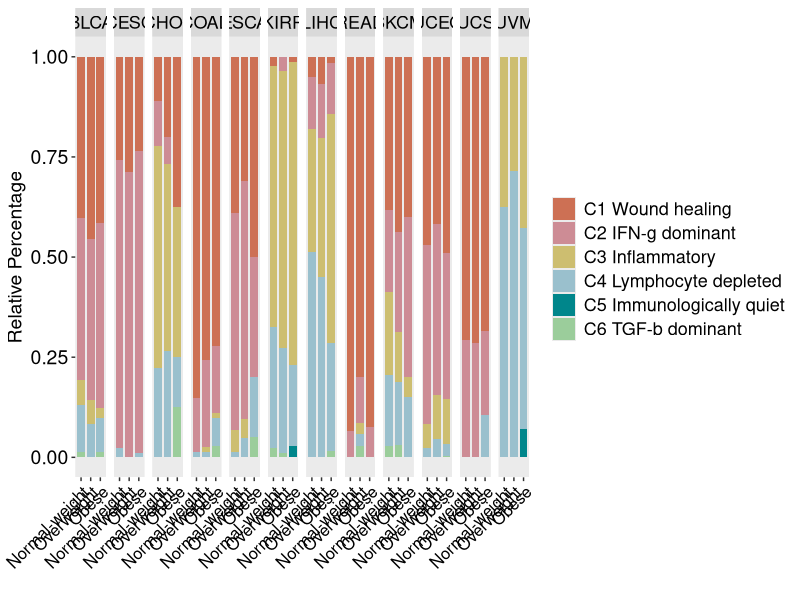

Generate this figure with R:
setwd("./data/processedData/FiguresData/")
library(dplyr)
library(ggplot2)

  table=read.table("all_immune_BMI.label.txt",header=T, sep="\t")
  table=arrange(table,gsub("[0-9]+","",table$Type))
  
  #plot ImmueType
  df<-data.frame(table$TCGA.Study, table$Type, table$Immune.Subtype)
  
  df$table.Type<-gsub("[0-9]+","",df$table.Type)
  df<-df[!is.na(df$table.Immune.Subtype),]
  head(df)
  ImmuType <- df %>% group_by(table.TCGA.Study, table.Type, table.Immune.Subtype)%>%
    summarise(count=n())%>% mutate(perc=count/sum(count))
  ImmuType$table.Type = factor(ImmuType$table.Type, ordered = TRUE, levels = c("normal","overweight","obesity"))
  head(ImmuType)
  
  typeof(ImmuType)
  ImmuType$table.Type
  ImmuType <- ImmuType %>% mutate(BMIType = case_when(table.Type=="normal" ~ "Normal-weight",
                                                       table.Type=="overweight" ~ "Overweight",
                                                       table.Type=="obesity" ~ "Obese"))
  head(ImmuType)
  ImmuType <- ImmuType %>% mutate(Im = case_when(table.Immune.Subtype=="C1" ~ "C1 Wound healing",
                                                 table.Immune.Subtype=="C2" ~ "C2 IFN-g dominant",
                                                 table.Immune.Subtype=="C3" ~ "C3 Inflammatory",
                                                 table.Immune.Subtype=="C4" ~ "C4 Lymphocyte depleted",
                                                 table.Immune.Subtype=="C5" ~ "C5 Immunologically quiet",
                                                 table.Immune.Subtype=="C6" ~ "C6 TGF-b dominant"
                                                 ))
  
  ImmuType <- ImmuType %>% 
    group_by(table.TCGA.Study) %>% #arrange(-type) %>% 
    mutate(pos = cumsum(perc) - perc / 2)
  colnames(ImmuType) <- c("cancer", "Group", "type", "count", "num", "BMIType", "Im", "pos")
  head(ImmuType)
  barwidth = 0.8
  
pdf(file = "./Figures/Fig6f_barplot.pdf",
 width=13.5,height=3.5)
  ggplot() + 
    geom_bar(data = ImmuType, 
             mapping = aes(x = factor(BMIType, level=c("Normal-weight","Overweight", "Obese")), y = num, fill = Im), 
             stat="identity", 
             position='stack', 
             width = barwidth)+facet_grid(~ cancer, ) +
    scale_fill_manual(labels = c("C1 Wound healing", "C2 IFN-g dominant","C3 Inflammatory", 
                                 "C4 Lymphocyte depleted", "C5 Immunologically quiet", 
                                 "C6 TGF-b dominant"),
                      values=c("salmon3", "lightpink3", "lightgoldenrod3", "lightblue3", 
                               "turquoise4", "darkseagreen3")) +
    #guides(color = F) +
    labs(x="", y="Relative Percentage", fill="") +
    #theme_bw() +
    theme(panel.border = element_blank(), panel.grid.major = element_blank(),
          panel.grid.minor = element_blank()) +
    theme(axis.text.x = element_text(size=12, angle = 45, color="black", vjust = 1, hjust=1),
      #axis.text.x = element_blank(),
      axis.text.y = element_text(size=14, color="black", vjust = 0.5, hjust=1),
      axis.title.y = element_text(size=14, color="black"),
      # axis.title.x = element_text(size=18, face="bold", color="black"),
      legend.text = element_text(size=13, color="black"),
      strip.text.x = element_text(size = 13, colour = "black"))
 
dev.off()  
  
  
  
  
  
 
